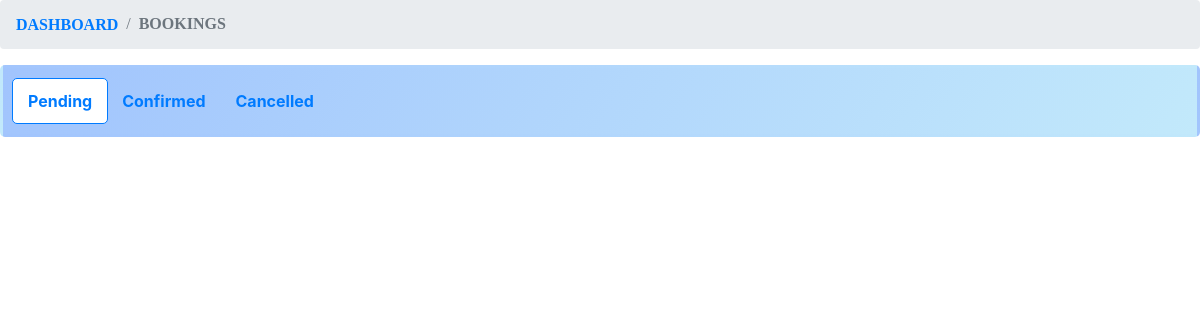
The page /admin/pages/booking.php on the database as committed earlier.
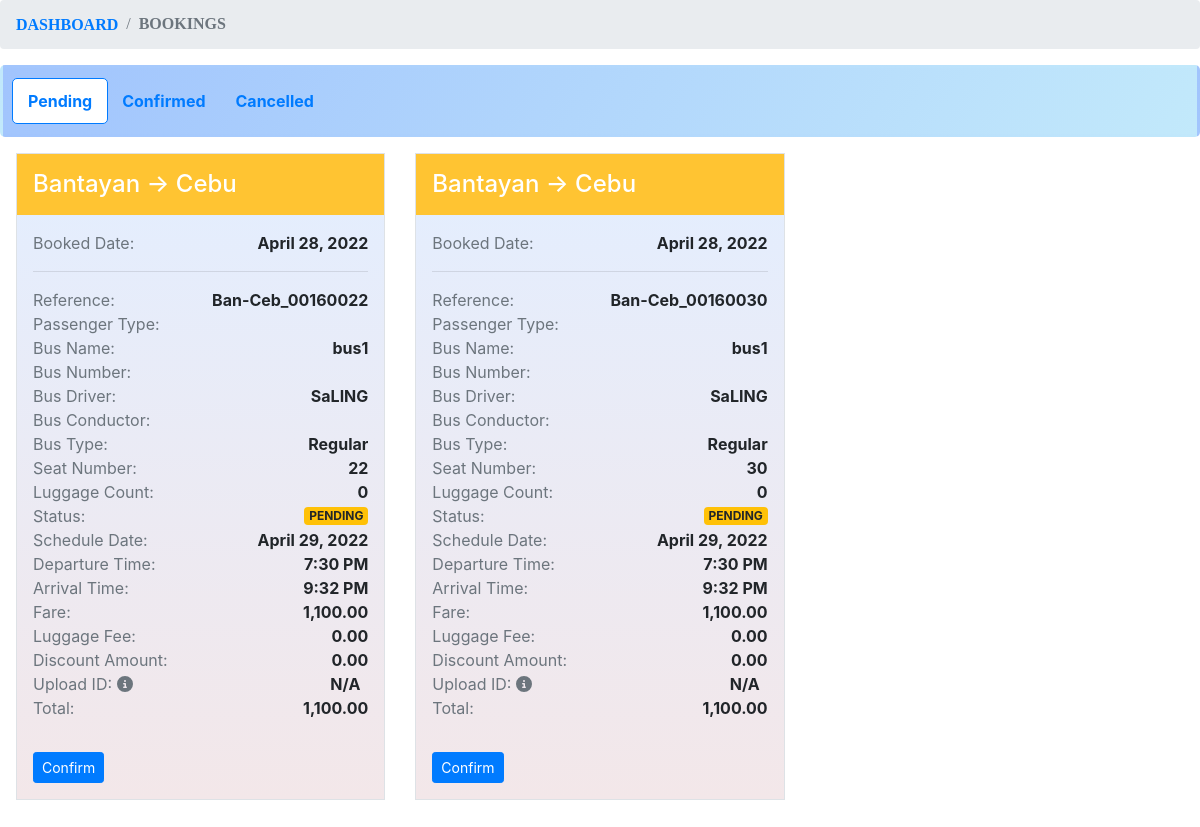
The same page on the database as committed later.
### tables this page shows
CREATE TABLE `tblbook` (
  `id` int(11) NOT NULL,
  `schedule_id` int(11) NOT NULL,
  `passenger_id` int(11) NOT NULL,
  `seat_num` varchar(150) NOT NULL,
  `payment_status` varchar(150) NOT NULL,
  `total` varchar(150) NOT NULL,
  `book_date` datetime NOT NULL DEFAULT current_timestamp(),
  `book_reference` varchar(250) NOT NULL
);

CREATE TABLE `tbllocation` (
  `id` int(11) NOT NULL,
  `location_name` varchar(250) NOT NULL
);

CREATE TABLE `tblbus` (
  `id` int(11) NOT NULL,
  `bus_num` varchar(150) NOT NULL,
  `bus_type` varchar(50) NOT NULL,
  `rate_km` double NOT NULL
);

CREATE TABLE `tbldriver` (
  `id` int(11) NOT NULL,
  `name` text NOT NULL,
  `liscenseNum` varchar(100) NOT NULL
);

CREATE TABLE `tblschedule` (
  `id` int(11) NOT NULL,
  `route_id` int(11) NOT NULL,
  `schedule_date` date NOT NULL,
  `departure` time NOT NULL,
  `arrival` time NOT NULL,
  `bus_id` int(11) NOT NULL,
  `driver_id` int(11) NOT NULL,
  `conductor_id` int(11) NOT NULL,
  `fare` decimal(10,0) NOT NULL,
  `status` varchar(150) NOT NULL,
  `vessel_id` int(11) NOT NULL
);

### controllers/book.php (called while the page is built, shortened)
<?php
class Book
{
    private $conn;
    private $table_name = "tblbook";
    public function __construct($db)
    {
        $this->conn = $db;
    }
    public function getAll()
    {
        $query = "SELECT *, b.id as book_id FROM " . $this->table_name . " b INNER JOIN tblschedule s ON b.schedule_id = s.id INNER JOIN tblroute r ON s.route_id = r.id ORDER BY book_date DESC";
        $result = $this->conn->query($query);
        $data = array();
        while ($row = $result->fetch_assoc()) {
            $data[] = $row;
        }
        return $data;
    }
}
?>

### controllers/passenger.php (called while the page is built, shortened)
<?php
    class Passenger
    {
        private $conn;
        private $table_name = "tblpassenger";
        public function __construct($db)
        {
            $this->conn = $db;
        }
        public function getById($id){
            $sql = "SELECT * FROM ".$this->table_name." WHERE id = ?";
            $stmt = mysqli_stmt_init($this->conn);
            if(!mysqli_stmt_prepare($stmt, $sql)){
                header("location: account.php?error=stmtfailed");
                exit();
            }
            mysqli_stmt_bind_param($stmt, "s", $id);
            mysqli_stmt_execute($stmt);
            $resultData = mysqli_stmt_get_result($stmt);
            if($row = mysqli_fetch_assoc($resultData)){
                return $row;
            }
        }
    }
?>

### controllers/location.php (called while the page is built, shortened)
<?php
    class Location
    {
        private $conn;
        private $table_name = "tbllocation";
        public function __construct($db)
        {
            $this->conn = $db;
        }
        public function getById($id)
        {
            $query = "SELECT * FROM ".$this->table_name." WHERE id = '$id'";
            $result = $this->conn->query($query);
            $data = $result->fetch_assoc();
            return $data;
        }
    }
?>

### controllers/bus.php (called while the page is built, shortened)
<?php
    class Bus
    {
        private $conn;
        private $table_name = "tblbus";
        public function __construct($db)
        {
            $this->conn = $db;
        }
        public function getById($id)
        {
            $query = "SELECT * FROM ".$this->table_name." WHERE id = '$id'";
            $result = $this->conn->query($query);
            $data = $result->fetch_assoc();
            return $data;
        }
    }
?>

### controllers/driver.php (called while the page is built, shortened)
<?php
    class Driver
    {
        private $conn;
        private $table_name = "tbldriver";
        public function __construct($db)
        {
            $this->conn = $db;
        }
        public function getById($id)
        {
            $query = "SELECT * FROM ".$this->table_name." WHERE id = '$id'";
            $result = $this->conn->query($query);
            $data = $result->fetch_assoc();
            return $data;
        }
    }
?>

### admin/pages/booking.php (the view, shortened to what this page needs)
<!doctype html>
<html lang="en">
  <head>
    <link rel="stylesheet" href="./assets/bootstrap/css/bootstrap.min.css" />
    <link rel="stylesheet" href="https://cdnjs.cloudflare.com/ajax/libs/font-awesome/4.7.0/css/font-awesome.min.css">
    <link rel="stylesheet" href="./assets/styles.css" />
  </head>
<?php
    $database = new Database();
    $db = $database->getConnection();
    include('../controllers/book.php');
    $new_book = new Book($db);
    $bookings = $new_book->getAll();
    include('../controllers/location.php');
    $new_location = new Location($db);
    include('../controllers/bus.php');
    $new_bus = new Bus($db);
    include('../controllers/driver.php');
    $new_driver = new Driver($db);
    include('../controllers/passenger.php');
    $new_passenger = new Passenger($db);
?>
<div>
    <nav aria-label="breadcrumb">
        <ol class="breadcrumb">
            <li class="breadcrumb-item"><a href="/ceres/admin" style="font-family: 'Times New Roman', serif;"><b>DASHBOARD</b></a></li>
            <li class="breadcrumb-item active" aria-current="page" style="font-family: 'Times New Roman', serif;"><b>BOOKINGS</b></li>
        </ol>
    </nav>
    <ul class="nav nav-tabs" id="myTab" role="tablist">
        <li class="nav-item">
            <a class="nav-link active" id="Pending-tab" data-toggle="tab" href="#Pending" role="tab" aria-controls="Pending" aria-selected="true">Pending</a>
        </li>
        <li class="nav-item">
            <a class="nav-link" id="Confirmed-tab" data-toggle="tab" href="#Confirmed" role="tab" aria-controls="Confirmed" aria-selected="false">Confirmed</a>
        </li>
        <li class="nav-item">
            <a class="nav-link" id="Cancelled-tab" data-toggle="tab" href="#Cancelled" role="tab" aria-controls="Cancelled" aria-selected="false">Cancelled</a>
        </li>
    </ul>
    <div class="tab-content" id="myTabContent">
    <div class="tab-pane fade show active p-3" id="Pending" role="tabpanel" aria-labelledby="Pending-tab">
        <div class="row">
            <?php
                foreach ($bookings as &$row) {
                    if ($row['payment_status'] == 'pending') {
                        $route_from = $new_location->getById($row['route_from']);
                        $route_to = $new_location->getById($row['route_to']);
                        $bus = $new_bus->getById($row["bus_id"]);
                        $driver = $new_driver->getById($row["driver_id"]);
                        $passenger = $new_passenger->getById($row["passenger_id"]);
                        $discount = 0;
                        $fare = $row['fare'];
                        $discount_amount = $fare * $discount;
                        $total = $fare - $discount_amount;
                        $upload_id = isset($row['upload_id']) ? $row['upload_id'] : 'N/A';
                        $luggage_count = isset($row['luggage_count']) ? $row['luggage_count'] : 0;
                        $luggage_fee_per_piece = 30;
                        $luggage_fee = $luggage_count * $luggage_fee_per_piece;
                        $total_with_luggage = $total + $luggage_fee;
            ?>
            <div class="col-md-4 mb-3">
                <div class="border bg-light" style="background-image: linear-gradient(to top, #f3e7e9 0%, #e3eeff 99%, #e3eeff 100%);">
                    <div id="<?php echo 'print_'.$row['book_id'] ?>">
                        <div class="bg-primary text-white p-3">
                            <h4 class="mb-0">
                                <?php echo $route_from["location_name"] . ' &#x2192; ' . $route_to["location_name"] ?>
                            </h4>
                        </div>
                        <div class="p-3">
                            <p class="mb-0 d-flex align-items-center justify-content-between">
                                <span class="text-muted">Booked Date:</span>
                                <span class="font-weight-bold"><?php echo date_format(date_create($row['book_date']), 'F j, Y') ?></span>
                            </p>
                            <hr>
                            <p class="mb-0 d-flex align-items-center justify-content-between">
                                <span class="text-muted">Reference:</span>
                                <span class="font-weight-bold"><?php echo $row['book_reference'] ?></span>
                            </p>
                            <p class="mb-0 d-flex align-items-center justify-content-between">
                                <span class="text-muted">Passenger Type:</span>
                            </p>
                            <p class="mb-0 d-flex align-items-center justify-content-between">
                                <span class="text-muted">Bus Name:</span>
                                <span class="font-weight-bold"><?php echo $bus['bus_num'] ?></span>
                            </p>
                            <p class="mb-0 d-flex align-items-center justify-content-between">
                                <span class="text-muted">Bus Number:</span>
                            </p>
                            <p class="d-flex align-items-center justify-content-between mb-0">
                                <span class="text-muted d-block">Bus Driver:</span>
                                <strong class="text"><?php echo $driver['name'] ?></strong>
                            </p>
                            <p class="d-flex align-items-center justify-content-between mb-0">
                                <span class="text-muted d-block">Bus Conductor:</span>
                            </p>
                            <p class="mb-0 d-flex align-items-center justify-content-between">
                                <span class="text-muted">Bus Type:</span>
                                <span class="font-weight-bold"><?php echo $bus['bus_type'] ?></span>
                            </p>
                            <p class="mb-0 d-flex align-items-center justify-content-between">
                                <span class="text-muted">Seat Number:</span>
                                <span class="font-weight-bold"><?php echo $row['seat_num'] ?></span>
                            </p>
                            <p class="d-flex align-items-center justify-content-between mb-0">
                                <span class="text-muted d-block">Luggage Count:</span>
                                <strong><?php echo $luggage_count; ?></strong>
                            </p>
                            <p class="mb-0 d-flex align-items-center justify-content-between">
                                <span class="text-muted">Status:</span>
                                <span class="font-weight-bold text-uppercase badge badge-warning"><?php echo $row['payment_status'] ?></span>
                            </p>
                            <p class="mb-0 d-flex align-items-center justify-content-between">
                                <span class="text-muted">Schedule Date:</span>
                                <span class="font-weight-bold"><?php echo date_format(date_create($row['schedule_date']), 'F j, Y') ?></span>
                            </p>
                            <p class="mb-0 d-flex align-items-center justify-content-between">
                                <span class="text-muted">Departure Time:</span>
                                <span class="font-weight-bold"><?php echo date_format(date_create($row["departure"]), 'g:i A') ?></span>
                            </p>
                            <p class="mb-0 d-flex align-items-center justify-content-between">
                                <span class="text-muted">Arrival Time:</span>
                                <span class="font-weight-bold"><?php echo date_format(date_create($row["arrival"]), 'g:i A') ?></span>
                            </p>
                            <p class="d-flex align-items-center justify-content-between mb-0">
                                <span class="text-muted d-block">Fare:</span>
                                <strong><?php echo number_format($fare, 2) ?></strong>
                            </p>
                            <p class="d-flex align-items-center justify-content-between mb-0">
                                <span class="text-muted d-block">Luggage Fee:</span>
                                <strong><?php echo number_format($luggage_fee, 2); ?></strong>
                            </p>
                            <p class="d-flex align-items-center justify-content-between mb-0">
                                <span class="text-muted d-block">Discount Amount:</span>
                                <strong><?php echo number_format($discount_amount, 2) ?></strong>
                            </p>
                            <p class="mb-0 d-flex align-items-center justify-content-between">
                                <span class="text-muted">
                                    Upload ID:
                                    <i class="fas fa-info-circle"
                                       data-toggle="tooltip"
                                       data-placement="top"
                                       title="Unique identifier for uploaded documents"></i>
                                </span>
                                <span>
                                    <span class="font-weight-bold mr-2"><?php echo $upload_id; ?></span>
                                </span>
                            </p>
                            <p class="d-flex align-items-center justify-content-between mb-0">
                                <span class="text-muted d-block">Total:</span>
                                <strong><?php echo number_format($total_with_luggage, 2); ?></strong>
                            </p>
                        </div>
                        <div class="p-3">
                            <button class="confirm-booking btn btn-sm btn-primary" onclick="confirmBook('<?php echo $row['book_id'] ?>', '<?php echo $passenger['email'] ?>')">Confirm</button>
                        </div>
                    </div>
                </div>
            </div>
            <?php
                    }
                }
            ?>
        </div>
    </div>
</div>

### assets/styles.css (style rules this page uses)
:root { --blue: #1e90ff; --white: #ffffff; --radius: 0.5rem; --clr-primary: #18ffff; --clr-primary-light: #adffff; --clr-primary-dark: #091034; --clr-gray100: #f9fbff; --clr-gray150: #f4f6fb; --clr-gray200: #eef1f6; --clr-gray300: #e1e5ee; --clr-gray400: #767b91; --clr-gray500: #4f546c; --clr-gray600: #2a324b; --clr-gray700: #161d34; --clr-bg: #060b23; }
* { margin: 0; padding: 0; box-sizing: border-box; }
.bg-primary { background-color: #ffc432 !important; }

### admin/pages/booking.php (style rules this page uses)
.nav-tabs { background-image: linear-gradient(120deg, #a1c4fd 0%, #c2e9fb 100%); padding: 10px; border-radius: 5px; border: 3px solid transparent; animation: ledBorder 1.5s infinite alternate; }
.nav-tabs .nav-link { position: relative; padding: 10px 15px; margin: 0 -1px; border-radius: 5px; font-weight: bold; transition: background-color 0.3s ease; }
.nav-tabs .nav-link.active { background-color: #fff; color: #007bff; border-color: #007bff; }

Rows that differ between the two databases and show on the page:
added tblbook: tbllocation.location_name "Bantayan", tbllocation.location_name "Cebu", book_date "April 28, 2022", book_reference "Ban-Ceb_00160022", tblbus.bus_num "bus1", tbldriver.name "SaLING", tblbus.bus_type "Regular", seat_num "22", luggage_count "0", payment_status "PENDING", schedule.schedule_date "April 29, 2022", schedule.departure "7:30 PM", schedule.arrival "9:32 PM", schedule.fare "1,100.00", payment_status "0.00", discount_amount "0.00", upload_id "N/A", total_with_luggage "1,100.00"
added tblbook: tbllocation.location_name "Bantayan", tbllocation.location_name "Cebu", book_date "April 28, 2022", book_reference "Ban-Ceb_00160030", tblbus.bus_num "bus1", tbldriver.name "SaLING", tblbus.bus_type "Regular", seat_num "30", luggage_count "0", payment_status "PENDING", schedule.schedule_date "April 29, 2022", schedule.departure "7:30 PM", schedule.arrival "9:32 PM", schedule.fare "1,100.00", payment_status "0.00", discount_amount "0.00", upload_id "N/A", total_with_luggage "1,100.00"
